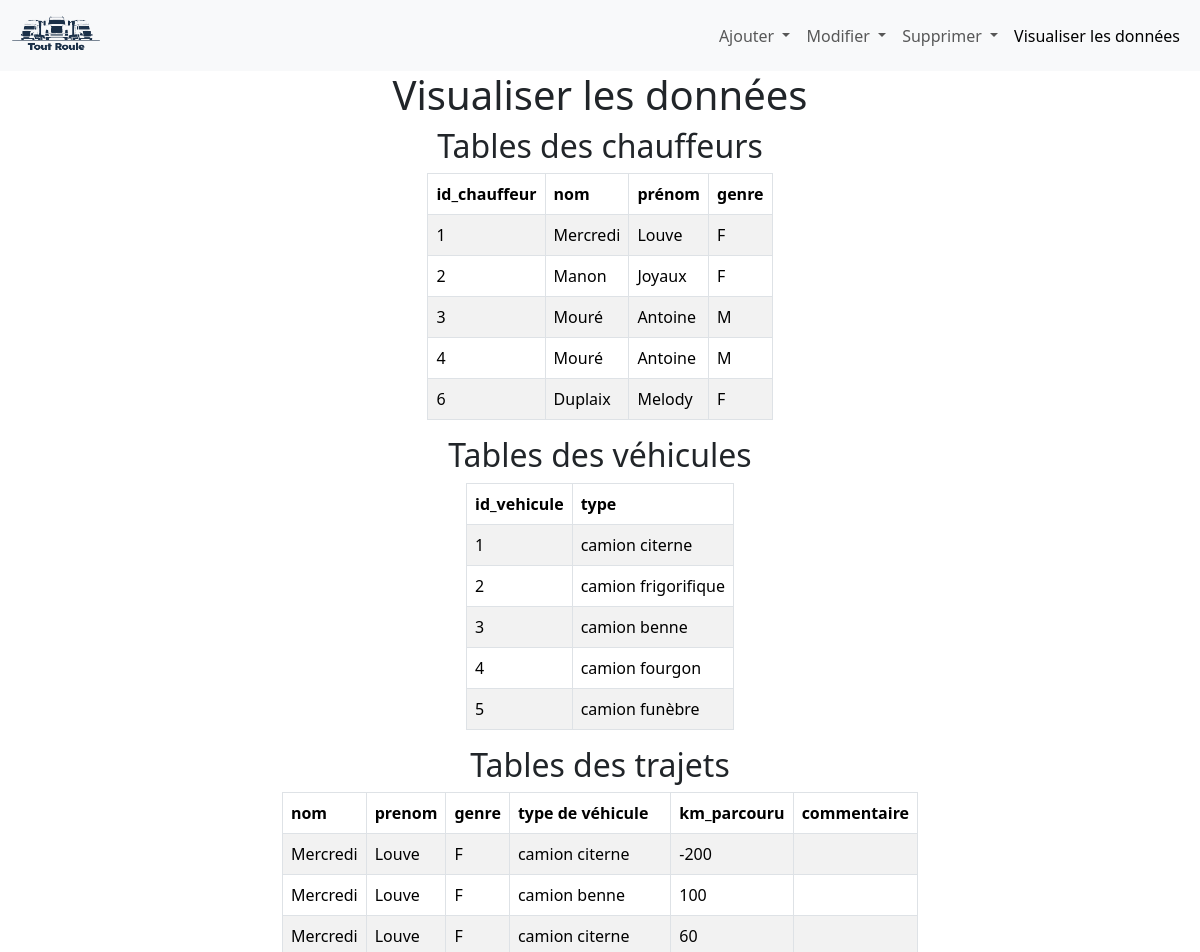
The app's page /visualiser-donnees (upper part), older data.
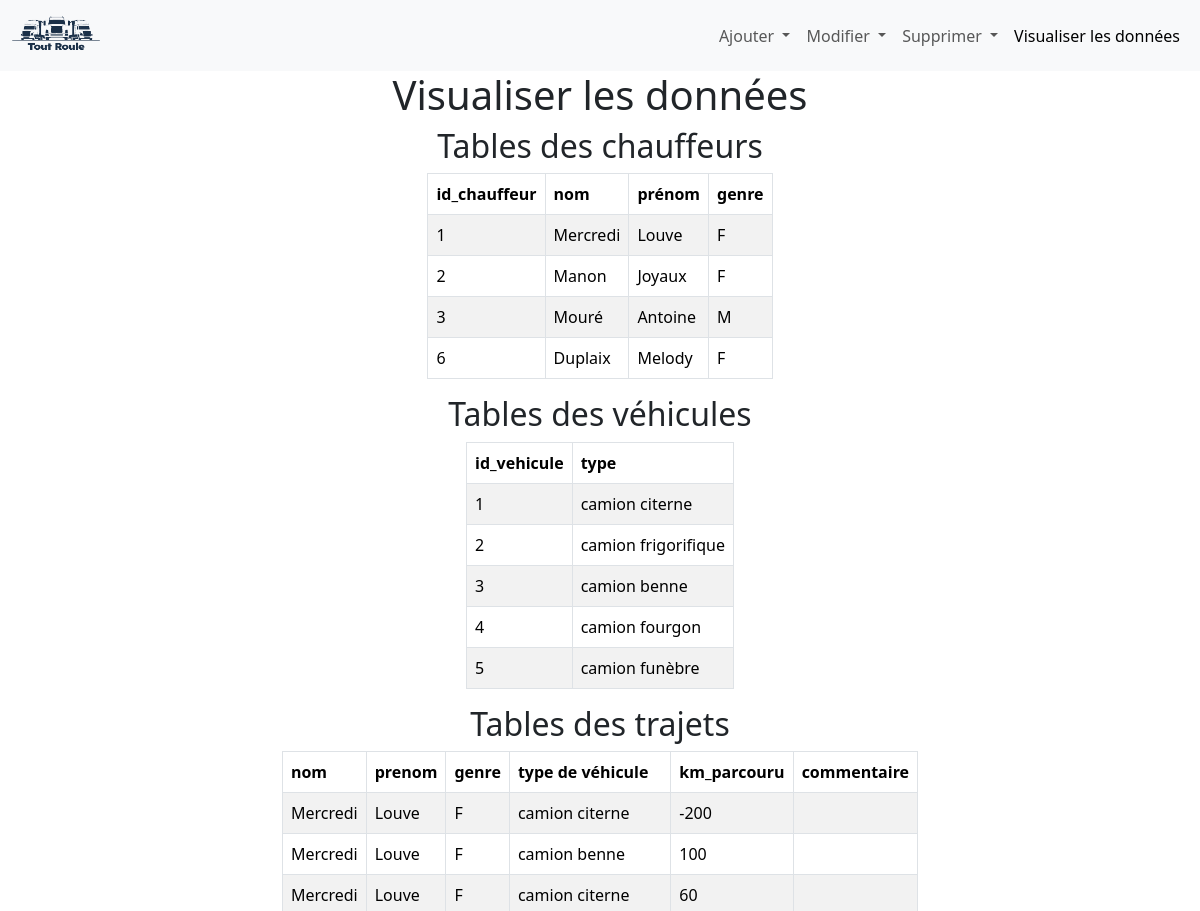
The same page, newer data.
### tables this page shows
CREATE TABLE chauffeurs(
   id_chauffeur INTEGER PRIMARY KEY,
   nom VARCHAR(50) NOT NULL,
   prenom VARCHAR(50) NOT NULL,
   genre VARCHAR(2) NOT NULL
);

### app.py (the view)
@app.route("/visualiser-donnees")
def f_visualiser_donnees():
    df_chauffeurs = recuperer_table_chauffeur()
    taille_df_chauffeur = df_chauffeurs.shape[0]
    table_vehicule = recuperer_table_vehicule()
    taille_df_vehicule = table_vehicule.shape[0]
    table_trajets = requetes_tables_transformation_dataframe()
    taille_table_trajets = table_trajets.shape[0]
    return render_template("t_visualiser_donnees.html",
                           t_chauffeurs = df_chauffeurs, t_vehicule = table_vehicule, t_trajets = table_trajets,
                           t_taille_df_chauffeur = taille_df_chauffeur, t_taille_df_vehicule=taille_df_vehicule, t_taille_df_trajet = taille_table_trajets)

### lib/analyses.py (called while the page is built)
def calcul_km_parcouru (df):
    df["km_parcouru"] = df["km_fin"] - df["km_debut"]
    return df

def requetes_tables_transformation_dataframe():
    con = sqlite3.connect('toutroule.db')
    cursor = con.cursor()
    cursor.execute('''SELECT
        c.id_chauffeur,
        c.nom,
        c.prenom,
        c.genre,
        v.id_vehicule,
        v.type,
        t.id_trajet,
        t.km_debut,
        t.km_fin,
        t.commentaire
    FROM
        trajets as t
        JOIN chauffeurs as c ON t.id_chauffeur = c.id_chauffeur
        JOIN vehicules as v ON t.id_vehicule = v.id_vehicule''')
    df = pd.DataFrame(cursor.fetchall(), columns=[
        'id_chauffeur',
        'nom',
        'prenom',
        'genre',
        'id_vehicule',
        'type',
        'id_trajet',
        'km_debut',
        'km_fin',
        'commentaire'
    ])
    df = calcul_km_parcouru(df)
    con.close()
    return df

### lib/database.py (called while the page is built)
def recuperer_table_chauffeur():
    connexion = sqlite3.connect("toutroule.db")
    table_chauffeurs = pd.read_sql_query("SELECT * FROM chauffeurs", connexion)
    connexion.commit()
    connexion.close()
    return table_chauffeurs

### templates/t_visualiser_donnees.html (shortened to what this page needs)
{% extends "t_base.html" %}
{% set styles = "static/css/style_visualisation.css" %}
{% block content %}
<h1 style="text-align: center;">Visualiser les données</h1>
<h2 style="text-align: center;">Tables des chauffeurs</h2>
<table class="table table-striped table-hover table-bordered" style="width: fit-content; justify-content: center; margin-left: auto; margin-right: auto">
    <thead>
        <tr>
            <th>id_chauffeur</th>
            <th>nom</th>
            <th>prénom</th>
            <th>genre</th>
        </tr>
    </thead>
    <tbody>
        {% for num in range(t_taille_df_chauffeur) %}
        <tr>
            <td>{{ t_chauffeurs["id_chauffeur"][num] }}</td>
            <td>{{ t_chauffeurs["nom"][num] }}</td>
            <td>{{ t_chauffeurs["prenom"][num] }}</td>
            <td>{{t_chauffeurs["genre"][num]}}</td>
        </tr>
        {% endfor %}
    </tbody>
</table>
<h2 style="text-align: center;">Tables des véhicules</h2>
<table class="table table-striped table-hover table-bordered" style="width: fit-content; justify-content: center; margin-left: auto; margin-right: auto">
    <thead>
        <tr>
            <th>id_vehicule</th>
            <th>type</th>
        </tr>
    </thead>
    <tbody>
        {% for num in range(t_taille_df_vehicule) %}
        <tr>
            <td>{{ t_vehicule["id_vehicule"][num] }}</td>
            <td>{{ t_vehicule["type"][num] }}</td>
        </tr>
        {% endfor %}
    </tbody>
</table>
<h2 style="text-align: center;">Tables des trajets</h2>
<table class="table table-striped table-hover table-bordered table-defilement" style="width: fit-content; justify-content: center; margin-left: auto; margin-right: auto">
    <thead>
        <tr>
            <th>nom</th>
            <th>prenom</th>
            <th>genre</th>
            <th>type de véhicule</th>
            <th>km_parcouru</th>
            <th>commentaire</th>
        </tr>
    </thead>
    <tbody>
        {% for num in range(t_taille_df_trajet) %}
        <tr>
            <td>{{ t_trajets["nom"][num] }}</td>
            <td>{{ t_trajets["prenom"][num] }}</td>
            <td>{{ t_trajets["genre"][num] }}</td>
            <td>{{ t_trajets["type"][num] }}</td>
            <td>{{ t_trajets["km_parcouru"][num] }}</td>
            <td>{{ t_trajets["commentaire"][num] }}</td>
        </tr>
        {% endfor %}
    </tbody>
</table>
{% endblock %}

Row changes from the older to the newer data that the page shows:
removed chauffeurs: nom "Mouré", prenom "Antoine"
Text that changed along with them:
list line gone: "4 M"
